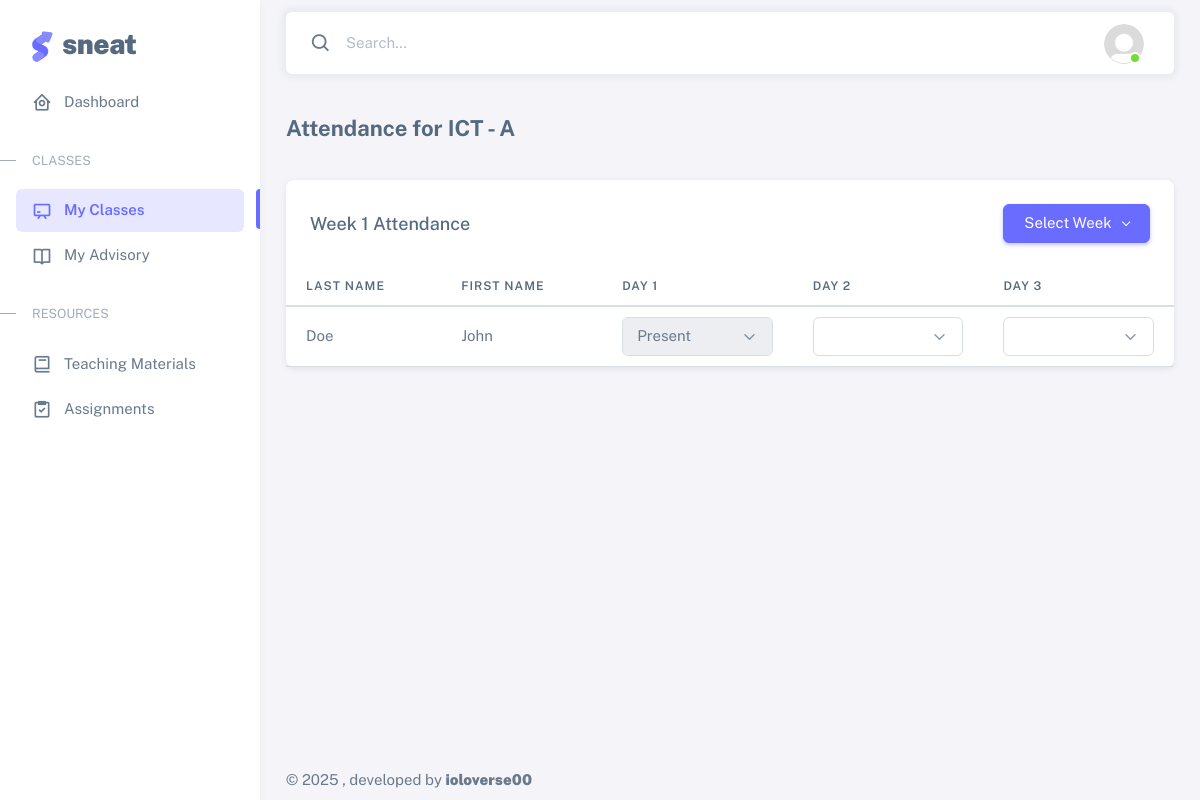
/attendance.php?subject_code=PEH3 (signed in), run on the app's committed database.
### tables this page shows
CREATE TABLE `section_subject_teacher` (
  `id` int(11) NOT NULL,
  `section_id` int(11) NOT NULL,
  `subject_code` varchar(20) NOT NULL,
  `teacher_id` varchar(10) NOT NULL,
  `schedule` varchar(50) NOT NULL
);

CREATE TABLE `sections` (
  `section_id` int(11) NOT NULL,
  `section_name` varchar(50) NOT NULL,
  `grade_level` enum('11','12') NOT NULL,
  `strand` enum('ABM','STEM','HUMSS','ICT') NOT NULL,
  `adviser_id` varchar(10) DEFAULT NULL,
  `room` varchar(11) NOT NULL,
  `schedule` varchar(52) NOT NULL,
  `created_at` timestamp NOT NULL DEFAULT current_timestamp()
);

CREATE TABLE `students` (
  `student_id` varchar(10) NOT NULL,
  `first_name` varchar(50) NOT NULL,
  `middle_name` varchar(50) NOT NULL,
  `last_name` varchar(50) NOT NULL,
  `gender` enum('Male','Female','Other') DEFAULT NULL,
  `birthdate` date DEFAULT NULL,
  `address` text DEFAULT NULL,
  `grade_level` enum('11','12') NOT NULL,
  `strand` enum('ABM','STEM','HUMSS','ICT') NOT NULL,
  `section_id` int(11) DEFAULT NULL,
  `parent_id` varchar(10) DEFAULT NULL,
  `created_at` timestamp NOT NULL DEFAULT current_timestamp()
);

### html/attendance.php (the view, shortened to what this page needs)
<!DOCTYPE html>
<html lang="en" class="light-style layout-menu-fixed" dir="ltr" data-theme="theme-default" data-assets-path="../assets/" data-template="vertical-menu-template-free">
<head>
    <link rel="stylesheet" href="../assets/vendor/fonts/boxicons.css" />
    <link rel="stylesheet" href="../assets/vendor/css/core.css" class="template-customizer-core-css" />
    <link rel="stylesheet" href="../assets/vendor/css/theme-default.css" class="template-customizer-theme-css" />
    <link rel="stylesheet" href="../assets/css/demo.css" />
    <link rel="stylesheet" href="../assets/vendor/libs/perfect-scrollbar/perfect-scrollbar.css" />
    <link rel="stylesheet" href="../assets/vendor/libs/apex-charts/apex-charts.css" />
</head>
<body>
    <div class="layout-wrapper layout-content-navbar">
        <div class="layout-container">
            <aside id="layout-menu" class="layout-menu menu-vertical menu bg-menu-theme">
                <div class="app-brand demo">
                    <a href="index.php" class="app-brand-link">
                        <span class="app-brand-logo demo">
                        </span>
                        <span class="app-brand-text demo menu-text fw-bolder ms-2">Sneat</span>
                    </a>
                </div>
                <ul class="menu-inner py-1">
                    <li class="menu-item">
                        <a href="tc-dashboard.php" class="menu-link">
                            <i class="menu-icon tf-icons bx bx-home-circle"></i>
                            <div data-i18n="Dashboard">Dashboard</div>
                        </a>
                    </li>
                    <li class="menu-header small text-uppercase">
                        <span class="menu-header-text">Classes</span>
                    </li>
                    <li class="menu-item active">
                        <a href="my-classes.php" class="menu-link">
                            <i class="menu-icon tf-icons bx bx-chalkboard"></i>
                            <div data-i18n="My Classes">My Classes</div>
                        </a>
                    </li>
                    <li class="menu-item">
                        <a href="my-advisory.php" class="menu-link">
                            <i class="menu-icon tf-icons bx bx-book-open"></i>
                            <div data-i18n="My Advisor">My Advisory</div>
                        </a>
                    </li>
                    <li class="menu-header small text-uppercase">
                        <span class="menu-header-text">Resources</span>
                    </li>
                    <li class="menu-item">
                        <a href="teaching-materials.php" class="menu-link">
                            <i class="menu-icon tf-icons bx bx-book"></i>
                            <div data-i18n="Teaching Materials">Teaching Materials</div>
                        </a>
                    </li>
                    <li class="menu-item">
                        <a href="assignments.php" class="menu-link">
                            <i class="menu-icon tf-icons bx bx-task"></i>
                            <div data-i18n="Assignments">Assignments</div>
                        </a>
                    </li>
                </ul>
            </aside>
            <div class="layout-page">
                <nav
                    class="layout-navbar container-xxl navbar navbar-expand-xl navbar-detached align-items-center bg-navbar-theme"
                    id="layout-navbar">
                    <div class="navbar-nav-right d-flex align-items-center" id="navbar-collapse">
                        <div class="navbar-nav align-items-center">
                            <div class="nav-item d-flex align-items-center">
                                <i class="bx bx-search fs-4 lh-0"></i>
                                <input
                                    type="text"
                                    class="form-control border-0 shadow-none"
                                    placeholder="Search..."
                                    aria-label="Search..." />
                            </div>
                        </div>
                        <ul class="navbar-nav flex-row align-items-center ms-auto">
                            <li class="nav-item navbar-dropdown dropdown-user dropdown">
                                <a class="nav-link dropdown-toggle hide-arrow" href="javascript:void(0);" data-bs-toggle="dropdown">
                                    <div class="avatar avatar-online">
                                        <img src="../assets/img/avatars/default.png" alt class="w-px-40 h-auto rounded-circle" />
                                    </div>
                                </a>
                            </li>
                        </ul>
                    </div>
                </nav>
                <div class="content-wrapper">
                    <?php
                    include 'db_connection.php';
                    ?>
                    <?php
                    $subject_code = isset($_GET['subject_code']) ? mysqli_real_escape_string($conn, $_GET['subject_code']) : null;
                    $query_subject = "
                        SELECT
                            section_subject_teacher.subject_code,
                            subjects.subject_name,
                            sections.section_name
                        FROM
                            section_subject_teacher
                        INNER JOIN
                            subjects ON section_subject_teacher.subject_code = subjects.subject_code
                        INNER JOIN
                            sections ON section_subject_teacher.section_id = sections.section_id
                        WHERE
                            section_subject_teacher.subject_code = '$subject_code'
                    ";
                    $result_subject = $conn->query($query_subject);
                    if ($result_subject && $result_subject->num_rows > 0) {
                        $row_subject = $result_subject->fetch_assoc();
                        $section_name = $row_subject['section_name'];
                    } else {
                        $subject_name = 'Unknown Subject';
                        $section_name = 'Unknown Section';
                    }
                    ?>
                    <div class="container-xxl flex-grow-1 container-p-y">
                        <h4 class="fw-bold py-3 mb-4">Attendance for <?php echo htmlspecialchars($section_name); ?></h4>
                        <div class="card mb-4">
                            <div class="card-header d-flex justify-content-between align-items-center">
                                <h5 class="mb-0" id="attendanceHeading">Week 1 Attendance</h5>
                                <div class="dropdown">
                                    <button class="btn btn-primary dropdown-toggle" type="button" id="weekDropdown" data-bs-toggle="dropdown" aria-expanded="false">
                                        Select Week
                                    </button>
                                </div>
                            </div>
                            <form method="POST" action="" id="attendanceForm">
                                <div id="weekTables">
                                    <?php for ($week = 1; $week <= 8; $week++): ?>
                                        <div class="table-responsive text-nowrap week-table" data-week="<?php echo $week; ?>" style="display: <?php echo $week === 1 ? 'block' : 'none'; ?>;">
                                            <table class="table table-hover">
                                                <thead>
                                                    <tr>
                                                        <th>Last Name</th>
                                                        <th>First Name</th>
                                                        <th>Day 1</th>
                                                        <th>Day 2</th>
                                                        <th>Day 3</th>
                                                    </tr>
                                                </thead>
                                                <tbody>
                                                    <?php
                                                    $attendanceQuery = "
                                                        SELECT
                                                            students.student_id,
                                                            students.last_name,
                                                            students.first_name,
                                                            MAX(CASE WHEN attendance.day = 'day1' THEN attendance.status END) AS status_day1,
                                                            MAX(CASE WHEN attendance.day = 'day2' THEN attendance.status END) AS status_day2,
                                                            MAX(CASE WHEN attendance.day = 'day3' THEN attendance.status END) AS status_day3
                                                        FROM
                                                            students
                                                        LEFT JOIN
                                                            attendance ON students.student_id = attendance.student_id
                                                            AND attendance.subject_code = '$subject_code'
                                                            AND attendance.week = '$week'
                                                        WHERE
                                                            students.section_id = (SELECT section_id FROM section_subject_teacher WHERE subject_code = '$subject_code')
                                                        GROUP BY
                                                            students.student_id, students.last_name, students.first_name
                                                    ";
                                                    $result = $conn->query($attendanceQuery);
                                                    ?>
                                                    <?php if ($result->num_rows > 0): ?>
                                                        <?php while ($row = $result->fetch_assoc()): ?>
                                                            <tr>
                                                                <td><?php echo htmlspecialchars($row['last_name']); ?></td>
                                                                <td><?php echo htmlspecialchars($row['first_name']); ?></td>
                                                                <td>
                                                                    <select name="attendance[<?php echo $row['student_id']; ?>][day1]"
                                                                        class="form-select auto-submit"
                                                                        data-student-id="<?php echo $row['student_id']; ?>"
                                                                        data-week="<?php echo $week; ?>"
                                                                        data-day="day1"
                                                                        <?php echo !empty($row['status_day1']) ? 'disabled' : ''; ?>>
                                                                        <option value="Present" <?php echo ($row['status_day1'] === 'Present') ? 'selected' : ''; ?>>Present</option>
                                                                    </select>
                                                                </td>
                                                                <td>
                                                                    <select name="attendance[<?php echo $row['student_id']; ?>][day2]"
                                                                        class="form-select auto-submit"
                                                                        data-student-id="<?php echo $row['student_id']; ?>"
                                                                        data-week="<?php echo $week; ?>"
                                                                        data-day="day2"
                                                                        <?php echo !empty($row['status_day2']) ? 'disabled' : ''; ?>>
                                                                        <option value=""> </option>
                                                                    </select>
                                                                </td>
                                                                <td>
                                                                    <select name="attendance[<?php echo $row['student_id']; ?>][day3]"
                                                                        class="form-select auto-submit"
                                                                        data-student-id="<?php echo $row['student_id']; ?>"
                                                                        data-week="<?php echo $week; ?>"
                                                                        data-day="day3"
                                                                        <?php echo !empty($row['status_day3']) ? 'disabled' : ''; ?>>
                                                                        <option value=""> </option>
                                                                    </select>
                                                                </td>
                                                            </tr>
                                                        <?php endwhile; ?>
                                                    <?php else: ?>
                                                        <tr>
                                                            <td colspan="5" class="text-center">No students found for Week <?php echo $week; ?>.</td>
                                                        </tr>
                                                    <?php endif; ?>
                                                </tbody>
                                            </table>
                                        </div>
                                    <?php endfor; ?>
                                </div>
                            </form>
                        </div>
                        <div class="toast-container position-fixed bottom-0 end-0 p-3">
                        </div>
                    </div>
                    <footer class="content-footer footer bg-footer-theme">
                        <div class="container-xxl d-flex flex-wrap justify-content-between py-2 flex-md-row flex-column">
                            <div class="mb-2 mb-md-0">
                                ©
                                , developed by
                                <a href="#" class="footer-link fw-bolder">ioloverse00</a>
                            </div>
                        </div>
                    </footer>
                </div>
            </div>
        </div>
    </div>
</body>
</html>

### data on the page
section_subject_teacher: section.section_name "ICT - A"
students: last_name "Doe", first_name "John", student_id "Present"
